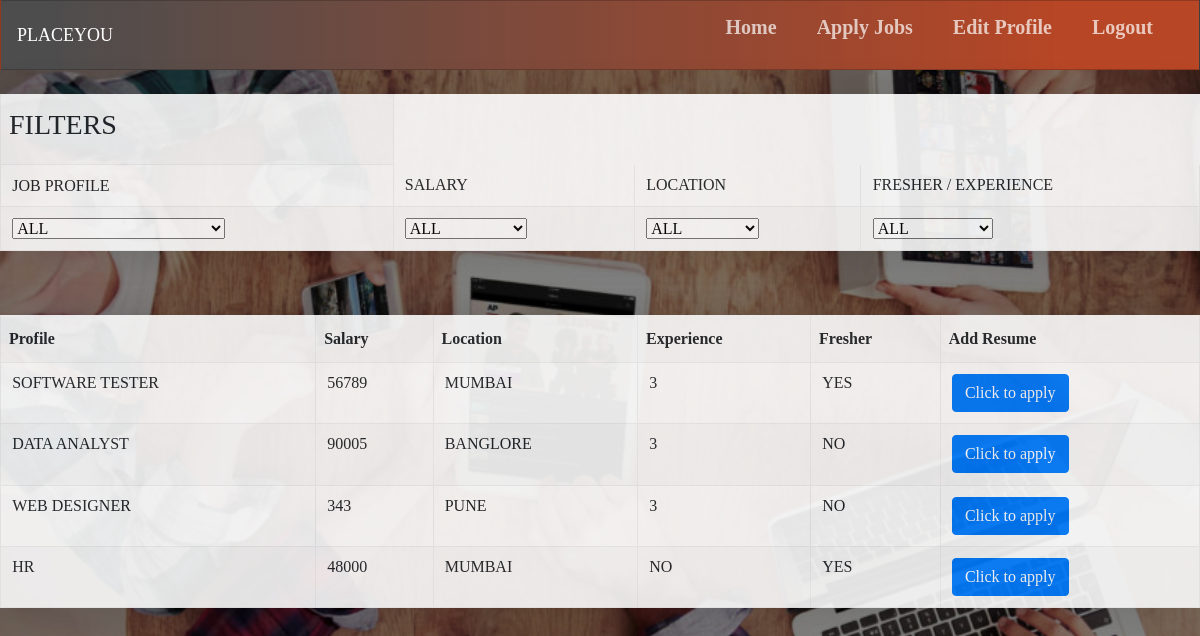
Screenshot of /invoke_jobs.php with the database file from the repository.
### tables this page shows
CREATE TABLE IF NOT EXISTS `vacancy` (
  `cid` varchar(10) NOT NULL,
  `profile` varchar(30) NOT NULL,
  `salary` varchar(15) NOT NULL,
  `location` varchar(25) NOT NULL,
  `bond` varchar(20) NOT NULL,
  `experience` varchar(20) NOT NULL,
  `fresher` varchar(15) NOT NULL,
  `percentage` varchar(10) NOT NULL,
  `backlogs` int(10) NOT NULL,
  `stream` varchar(50) NOT NULL,
  `skills` varchar(300) NOT NULL,
  `jobid` varchar(5) NOT NULL,
  PRIMARY KEY (`jobid`)
);

### invoke_jobs.php (the view, shortened to what this page needs)
<?php
	include("C:/wamp64/www/placement_cell/conn.php");
?>
<html>
<head>
 <link rel="stylesheet" type="text/css" href="mystyle.css">
  <link href="//maxcdn.bootstrapcdn.com/bootstrap/4.1.1/css/bootstrap.min.css" rel="stylesheet" id="bootstrap-css">
	<link href="https://maxcdn.bootstrapcdn.com/font-awesome/4.7.0/css/font-awesome.min.css" rel="stylesheet"/>
</head>
<body>
<nav class="navbar">
          <a style="color: white;">PLACEYOU</a>
          <ul class="main-nav" id="js-menu">
             <li>
              <a href="student_home.php" class="nav-links">Home</a>
            </li>
            <li>
              <a href="invoke_jobs.php" class="nav-links">Apply Jobs</a>
            </li>
                <li>
              <a href="edit_profile.php" class="nav-links">Edit Profile</a>
            </li>
            <li>
              <a href="index.php" class="nav-links">Logout</a>
            </li>
          </ul>
        </nav>
        <br/>
		<center>
		<table id="filter" class='table table-striped' style='width:1200px;'>
			<th><h3>FILTERS</h3></th>
			<tr>
				<td>JOB PROFILE</td>
				<td>SALARY</td>
				<td>LOCATION</td>
				<td>FRESHER / EXPERIENCE</td>
			</tr>
			<tr>
				<td>
					<select onchange="sort()" id="profile">
				 		<option value="ALL">ALL</option>
					</select>
				</td>
				<td>
					<select onchange="sort()" id="salary">
						<option value="ALL">ALL</option>
					</select>
				</td>
				<td>
					<select onchange="sort()" id="location">
						<option value="ALL">ALL</option>
					</select>
				</td>
				<td>
					<select onchange="sort()" id="fresher">
						<option value="ALL">ALL</option>
					</select>
				</td>
			</tr>
		</table>
		<br><br>
		<?php
			$result = $conn->query("SELECT * FROM vacancy");
			if($result -> num_rows > 0)
			{
				$i = 1;
				echo "<table id='details' class='table table-striped' style='width:1200px;'> <th>Profile</th><th>Salary</th><th>Location</th><th>Experience</th><th>Fresher</th><th>Add Resume</th>";
				while($row = $result->fetch_assoc())
				{
					echo "		<tr>
							  	  <td>".$row['profile']."</td>
							  	  <td>".$row['salary']."</td>
							  	  <td>".$row['location']."</td>
							  	  <td>".$row['experience']."</td>
							  	  <td>".$row['fresher']."</td>
							  	  <td><button class='btn btn-primary' id=".$i." onclick='store(jobid=".$i.")' value=".$row['jobid'].">Click to apply</td>
							  </tr>";
							  $i+=1;
				}
				echo "</table>";
			}
			else
			{
				echo "<h3> NO DATA FOUND </h3>";
			}
		?>
</center>
</body>
</html>

### mystyle.css (style rules this page uses)
* { margin: 0; padding:0; font-family: Century Gothic; }
body { background-image:linear-gradient(rgba(0,0,0,0.5),rgba(0,0,0,0.5)), url(6.jpeg); background-size: cover; }
.navbar { font-size: 18px; background: linear-gradient(90deg, rgba(77,77,77,1) 4%, rgba(179,50,34,0.846673703661152) 89%); background-color: #CEB438; border: 1px solid rgba(0, 0, 0, 0.2); padding-bottom: 10px; }
.main-nav { list-style-type: none; display: none; }
.nav-links, .logo { text-decoration: none; color: rgba(255, 255, 255, 0.7 ); }
.main-nav li { text-align: center; margin: 15px auto; font-weight: bold; font-size: 20px; }
@media screen and (min-width: 768px) { .navbar { display: flex; justify-content: space-between; padding-bottom: 0; height: 70px; align-items: center; } }
@media screen and (min-width: 768px) { .main-nav { display: flex; margin-right: 30px; flex-direction: row; justify-content: flex-end; } }
@media screen and (min-width: 768px) { .main-nav li { margin: 0; } }
@media screen and (min-width: 768px) { .nav-links { margin-left: 40px; } }
.table.table-striped { border-collapse: collapse; background: #fff; overflow: hidden; box-shadow: 0 0px 40px 0px rgba(0, 0, 0, 0.15); opacity: 0.9; }
.table.table-striped th { padding: 0.9rem 0.5rem; font-weight: bold; border: 1px solid #efefef; text-align: left; border-top: 0px; }
.table.table-striped tbody tr:nth-child(odd) { background-color: rgba(0,0,0,.02); }
.table.table-striped tr:nth-child(even) { background-color: #fff; }
.table.table-striped tbody tr td { border: 1px solid #efefef; padding: 0.7rem; text-align: left; border-top: 0px; }
table td { padding: 5px 30px; }

### rows the page displays
vacancy: profile "SOFTWARE TESTER", salary "56789", location "MUMBAI", experience "3", fresher "YES"
vacancy: profile "DATA ANALYST", salary "90005", location "BANGLORE", experience "3", fresher "NO"
vacancy: profile "WEB DESIGNER", salary "343", location "PUNE", experience "3", fresher "NO"
vacancy: profile "HR", salary "48000", location "MUMBAI", experience "NO", fresher "YES"
